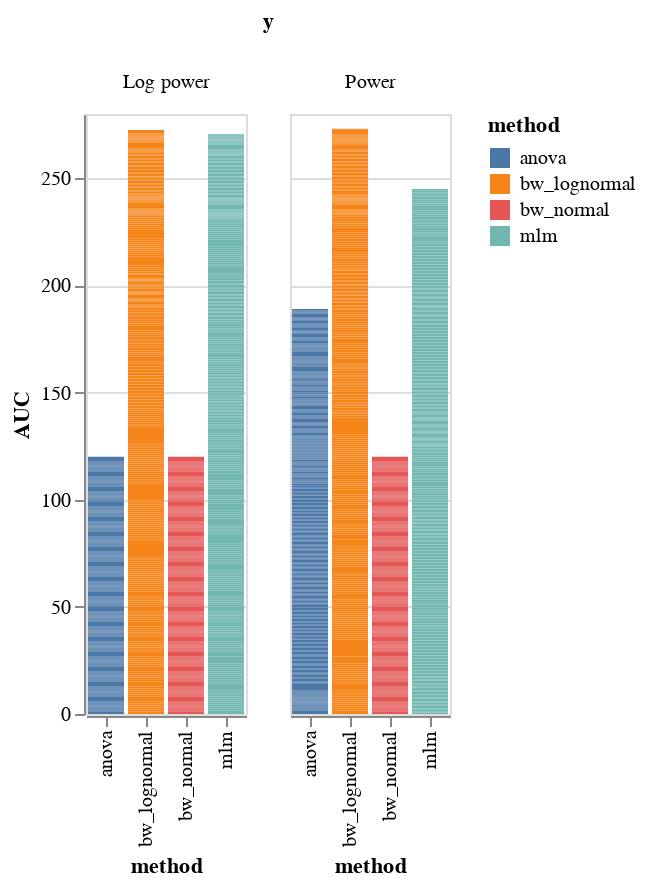
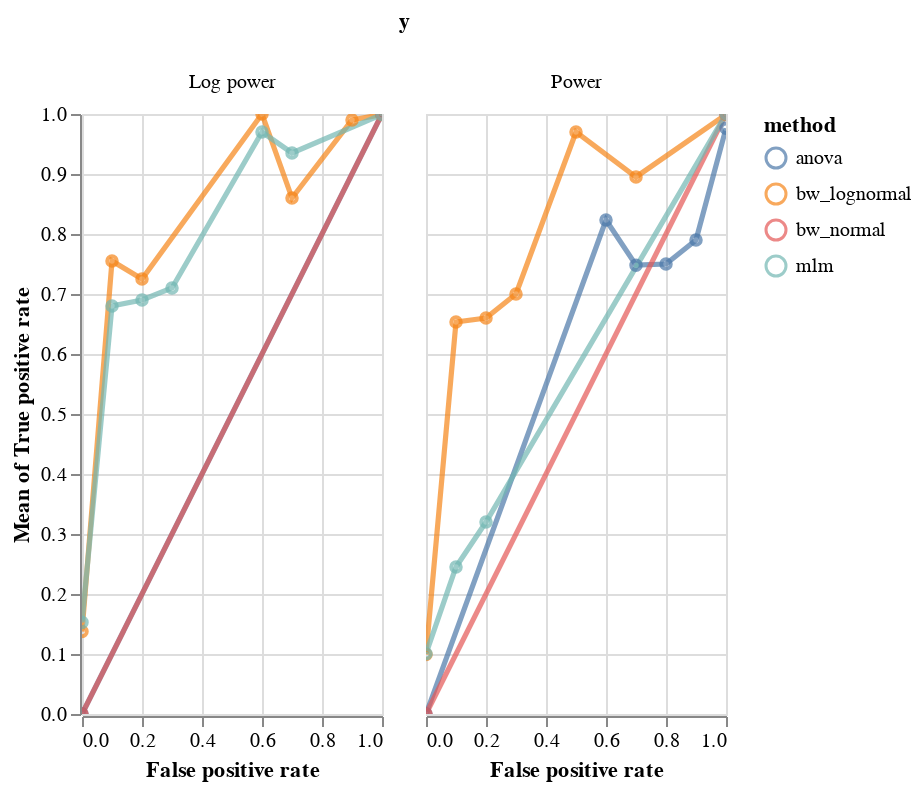

The notebook cell saved with these charts, in order:
### Code cell
bars, roc = model_comparison.plot_roc(df)
bars.facet(column='y').properties().display()
roc.facet(column='y').properties()

### Figure 1 — Vega-Lite specification as saved in the notebook (floating-point values rounded to 4 significant figures; data arrays with more than 128 entries replaced by an {"elided": "..."} marker saying what was removed)
{"config": {"view": {"continuousWidth": 400, "continuousHeight": 300}}, "data": {"name": "data-ad549deddcb6c7c0011123480251b0f6"}, "facet": {"column": {"type": "nominal", "field": "y"}}, "spec": {"mark": "bar", "encoding": {"color": {"type": "nominal", "field": "method"}, "x": {"type": "nominal", "field": "method"}, "y": {"type": "quantitative", "field": "AUC"}}, "selection": {"selector004": {"type": "interval", "bind": "scales", "encodings": ["x", "y"]}}}, "$schema": "https://vega.github.io/schema/vega-lite/v4.8.1.json", "datasets": {"data-ad549deddcb6c7c0011123480251b0f6": {"elided": "2449 records"}}}

### Figure 2 — Vega-Lite specification as saved in the notebook (floating-point values rounded to 4 significant figures; data arrays with more than 128 entries replaced by an {"elided": "..."} marker saying what was removed)
{"config": {"view": {"continuousWidth": 400, "continuousHeight": 300}}, "data": {"name": "data-ad549deddcb6c7c0011123480251b0f6"}, "facet": {"column": {"type": "nominal", "field": "y"}}, "spec": {"layer": [{"mark": {"type": "line", "opacity": 0.7, "size": 2.6}, "encoding": {"color": {"type": "nominal", "field": "method"}, "x": {"type": "quantitative", "field": "False positive rate"}, "y": {"type": "quantitative", "aggregate": "mean", "field": "True positive rate"}}, "selection": {"selector003": {"type": "interval", "bind": "scales", "encodings": ["x", "y"]}}}, {"mark": {"type": "point", "opacity": 0.7, "size": 22.6}, "encoding": {"color": {"type": "nominal", "field": "method"}, "x": {"type": "quantitative", "field": "False positive rate"}, "y": {"type": "quantitative", "aggregate": "mean", "field": "True positive rate"}}}], "width": 150}, "$schema": "https://vega.github.io/schema/vega-lite/v4.8.1.json", "datasets": {"data-ad549deddcb6c7c0011123480251b0f6": {"elided": "2449 records"}}}
